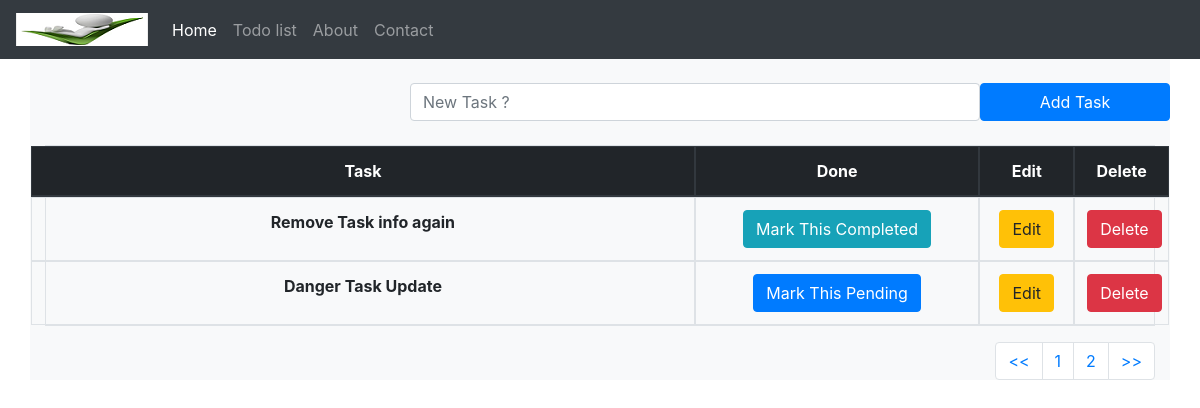
Page /todolist/?pg=4 on the earlier database version.
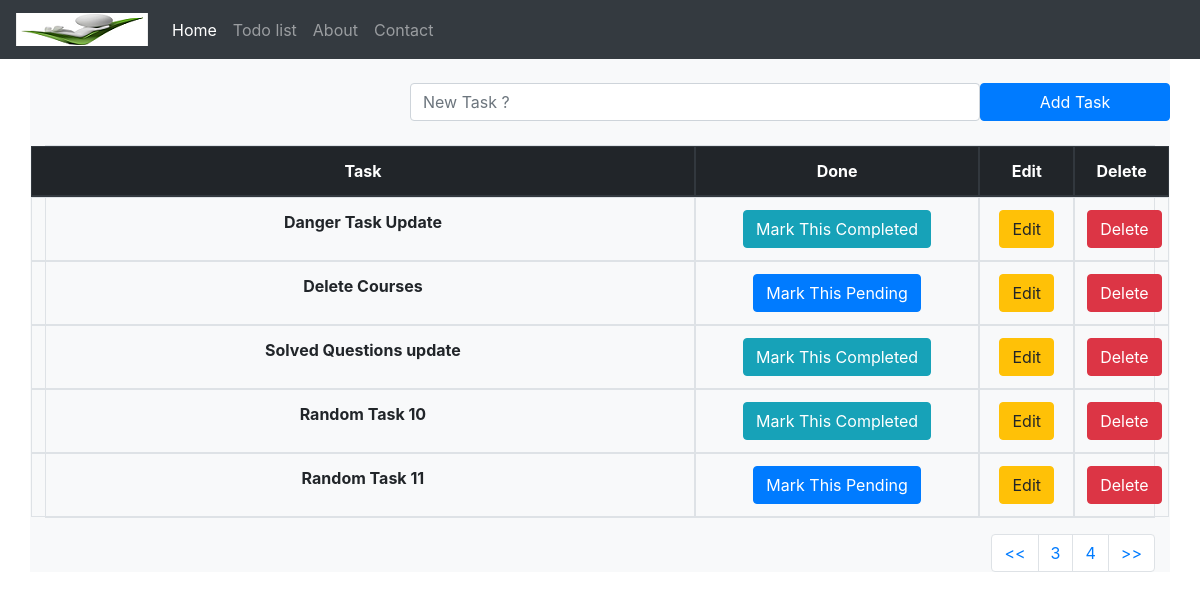
Same page on the later database version.
### todolist_app/models.py (models this page shows, shortened)
class TaskList(models.Model):
    task = models.CharField(max_length = 300)
    done = models.BooleanField(default = False)

### todolist_app/views.py (the view)
# urls.py: path('todolist/', include('todolist_app.urls')),
def todolist(request):
    if request.method == "POST":
        form = TaskForm(request.POST or None)
        if form.is_valid():
            form.save()
        messages.success(request, ("Task Added Successfully !"))
        return redirect('todolist')
    else:
        all_tasks = TaskList.objects.all()
        paginator = Paginator(all_tasks, 5)
        page = request.GET.get('pg')
        all_tasks = paginator.get_page(page)
        return render(request, 'todolist.html', { 'all_tasks' : all_tasks })

### todolist_app/templates/todolist.html (shortened to what this page needs)
{% extends 'base.html' %}
{% block content %}
  <form method="POST" class="row">
    <label class="col-md-4"></label>
    <input type="text" class="form-control col-md-6" name="task" placeholder="New Task ?">
    <button type="submit" class="btn btn-primary col-md-2">Add Task</button>
  </form>
  <table class="table table-bordered text-center">
    <thead class="thead-dark">
      <tr class="row">
        <th class="col-7">Task</th>
        <th class="col-3">Done</th>
        <th class="col-1">Edit</th>
        <th class="col-1">Delete</th>
      </tr>
    </thead>
    <tbody>
  {% if all_tasks %}
    {% for obj in all_tasks  %}
      {% if obj.done %}
        <tr class="row">
          <th class="col-7">{{ obj.task }}</th>
          <td class="col-3"><a href="{% url 'pending_task' obj.id %}"><button type="button" class="btn btn-primary">Mark This Pending</button></a></td>
          <td class="col-1"><a href="{% url 'edit_task' obj.id %}"><button type="button" class="btn btn-warning">Edit</button></a></td>
          <td class="col-1"><a href="{% url 'delete_task' obj.id %}"><button type="button" class="btn btn-danger">Delete</button></a></td>
        </tr>
      {% else %}
        <tr class="row">
          <th class="col-7"> {{ obj.task }}</th>
          <td class="col-3"><a href="{% url 'complete_task' obj.id %}"><button type="button" class="btn btn-info">Mark This Completed</button></a></td>
          <td class="col-1"><a href="{% url 'edit_task' obj.id %}"><button type="button" class="btn btn-warning">Edit</button></a></td>
          <td class="col-1"><a href="{% url 'delete_task' obj.id %}"><button type="button" class="btn btn-danger">Delete</button></a></td>
        </tr>
      {% endif %}
    {% endfor %}
  {% endif %}
      </tbody>
    </table>
    <nav aria-label="Page navigation example">
      <ul class="pagination justify-content-end">
        <li class="page-item"><a class="page-link" href="?pg=1"><<</a></li>
        {% if all_tasks.has_previous %}
          <li class="page-item"><a class="page-link" href="?pg={{ all_tasks.previous_page_number }}">{{ all_tasks.previous_page_number }}</a></li>
        {% endif %}
        <li class="page-item"><a class="page-link" href="?pg={{ all_tasks.number }}">{{ all_tasks.number }}</a></li>
        <li class="page-item"><a class="page-link" href="?pg={{ all_tasks.paginator.num_pages }}">>></a></li>
      </ul>
    </nav>
{% endblock content %}

### templates/base.html (shortened to what this page needs)
{% load static %}
<!doctype html>
<html lang="en">
  <head>
    <link rel="stylesheet" href="https://maxcdn.bootstrapcdn.com/bootstrap/4.0.0/css/bootstrap.min.css">
  </head>
  <body>
    <nav class="navbar navbar-expand-lg navbar-dark bg-dark">
        <a class="navbar-brand" href="{% url 'home' %}"><img src="{% static 'images/logo.png' %}" alt="Logo Image"/></a>
        <div class="collapse navbar-collapse" id="navbarNav">
            <ul class="navbar-nav">
            <li class="nav-item active">
                <a class="nav-link" href="{% url 'home' %}">Home <span class="sr-only">(current)</span></a>
            </li>
            <li class="nav-item">
                <a class="nav-link" href="{% url 'todolist' %}">Todo list</a>
            </li>
            <li class="nav-item">
                <a class="nav-link" href="{% url 'about' %}">About</a>
            </li>
            <li class="nav-item">
                <a class="nav-link" href="{% url 'contact' %}">Contact</a>
            </li>
            </ul>
        </div>
    </nav>
    <div class="container bg-light" >
        {% block content %}
        {% endblock content %}
    </div>
  </body>
</html>

Differences in the rows shown:
no longer on this page (row unchanged): TaskList: task "Remove Task info again"
added TaskList: task "Delete Courses"
added TaskList: task "Solved Questions update"
added TaskList: task "Random Task 10"
added TaskList: task "Random Task 11"
Other differences:
{{ all_tasks.previous_page_number }}: "1" → "3"
{{ all_tasks.number }}: "2" → "4"
